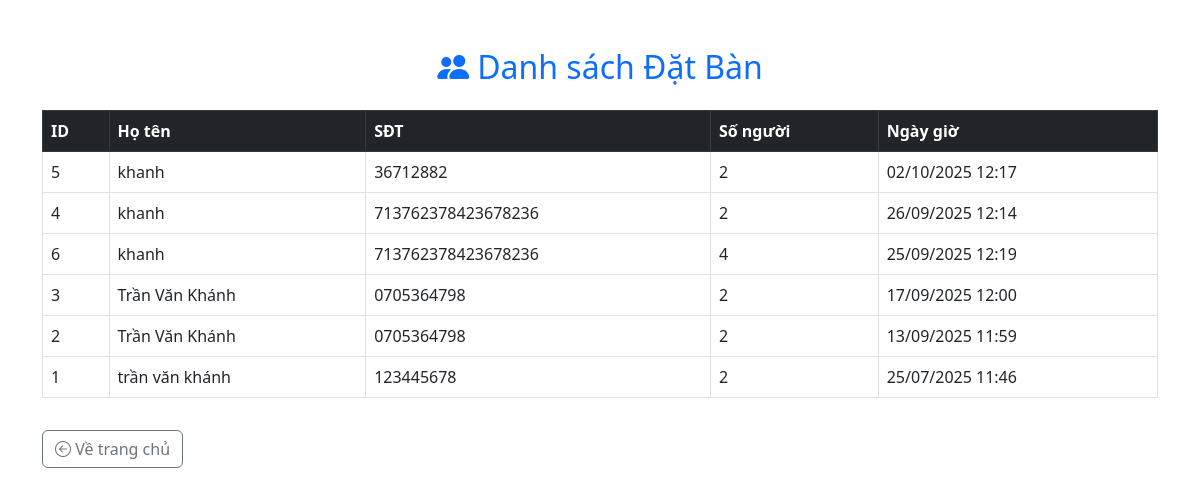
/src/food_shop_project/reservations_list.php, run on the app's committed database.
### tables this page shows
CREATE TABLE `reservations` (
  `id` int(11) NOT NULL,
  `name` varchar(100) NOT NULL,
  `phone` varchar(20) NOT NULL,
  `people` int(11) NOT NULL,
  `datetime` datetime NOT NULL,
  `created_at` timestamp NOT NULL DEFAULT current_timestamp()
);

### src/food_shop_project/reservations_list.php (the view, shortened to what this page needs)
<?php
require 'db.php';
$stmt = $pdo->query("SELECT * FROM reservations ORDER BY datetime DESC");
$reservations = $stmt->fetchAll();
?>
<!DOCTYPE html>
<html lang="vi">
<head>
  <link href="https://cdn.jsdelivr.net/npm/bootstrap@5.3.0/dist/css/bootstrap.min.css" rel="stylesheet">
  <link href="https://cdn.jsdelivr.net/npm/bootstrap-icons@1.10.5/font/bootstrap-icons.css" rel="stylesheet">
</head>
<body>
<div class="container py-5">
  <h2 class="text-center mb-4 text-primary"><i class="bi bi-people-fill me-2"></i>Danh sách Đặt Bàn</h2>
  <div class="table-responsive">
    <table class="table table-bordered table-hover align-middle">
      <thead class="table-dark">
        <tr>
          <th>ID</th>
          <th>Họ tên</th>
          <th>SĐT</th>
          <th>Số người</th>
          <th>Ngày giờ</th>
        </tr>
      </thead>
      <tbody>
        <?php foreach ($reservations as $r): ?>
          <tr>
            <td><?= htmlspecialchars($r['id']) ?></td>
            <td><?= htmlspecialchars($r['name']) ?></td>
            <td><?= htmlspecialchars($r['phone']) ?></td>
            <td><?= htmlspecialchars($r['people']) ?></td>
            <td><?= date('d/m/Y H:i', strtotime($r['datetime'])) ?></td>
          </tr>
        <?php endforeach; ?>
      </tbody>
    </table>
  </div>
  <a href="index.php" class="btn btn-outline-secondary mt-3"><i class="bi bi-arrow-left-circle"></i> Về trang chủ</a>
</div>
</body>
</html>

### data on the page
reservations: id "5", name "khanh", phone "36712882", people "2", datetime "02/10/2025 12:17"
reservations: id "4", name "khanh", phone "713762378423678236", people "2", datetime "26/09/2025 12:14"
reservations: id "6", name "khanh", phone "713762378423678236", people "4", datetime "25/09/2025 12:19"
reservations: id "3", name "Trần Văn Khánh", phone "0705364798", people "2", datetime "17/09/2025 12:00"
reservations: id "2", name "Trần Văn Khánh", phone "0705364798", people "2", datetime "13/09/2025 11:59"
reservations: id "1", name "trần văn khánh", phone "123445678", people "2", datetime "25/07/2025 11:46"
